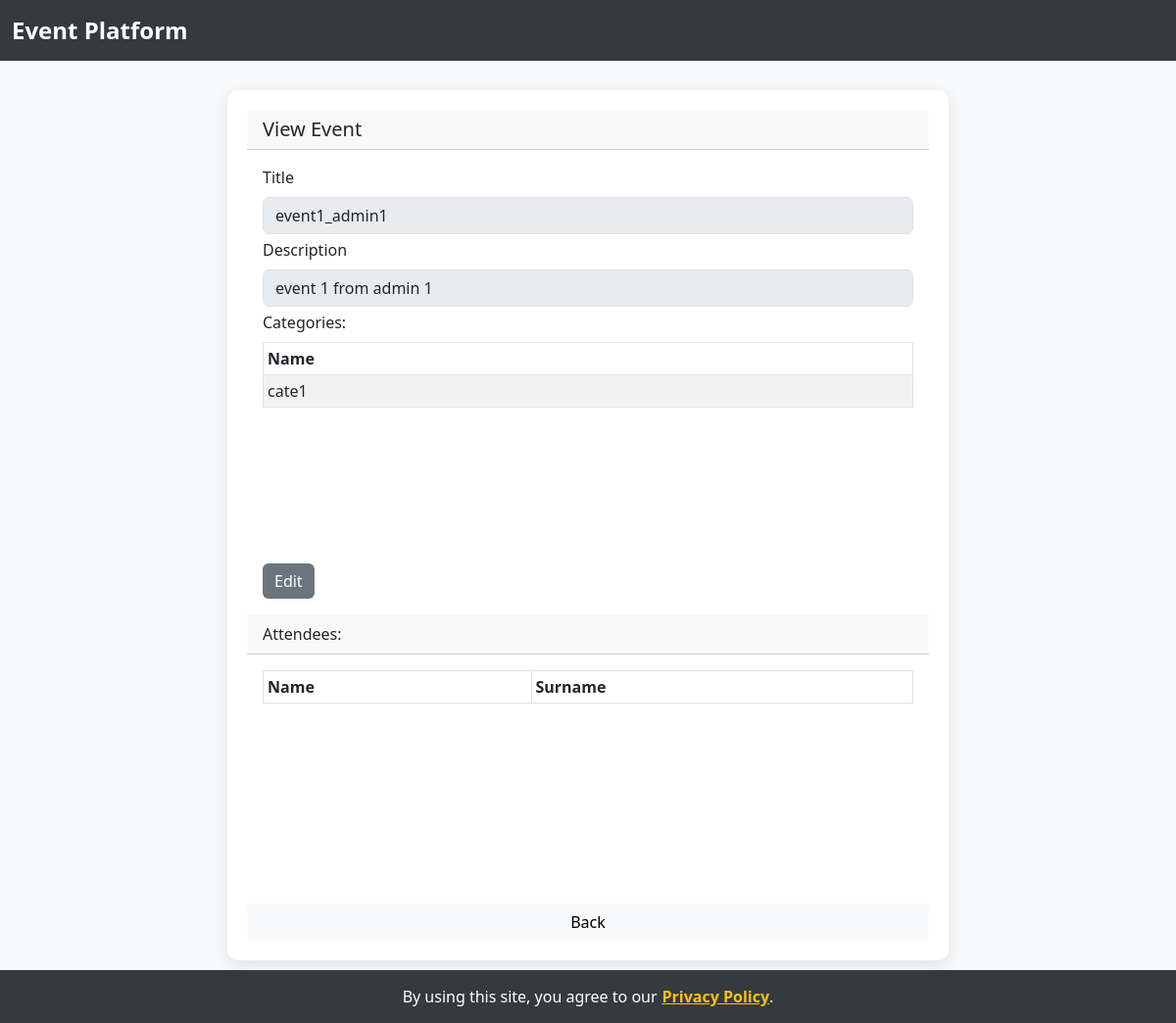
The app's page /view_event/1 with its own data.
### model.py (models this page shows, shortened)
class Event(db.Model):
    id = db.Column(db.Integer, primary_key=True)
    title = db.Column(db.String(500))
    description = db.Column(db.String(2000))
    person_id = db.Column(db.Integer, db.ForeignKey('person.id'))

class Category(db.Model):
    id = db.Column(db.Integer, primary_key=True)
    name = db.Column(db.String(100))
    subscribers = db.relationship('Person', secondary=subs, lazy='subquery',
                                  backref=db.backref('subscriptions', lazy=True))
    moderators = db.relationship('Person', secondary=mods, lazy='subquery',
                                 backref=db.backref('moderates', lazy=True))
    events = db.relationship('Event', secondary=evts, lazy='subquery',
                             backref=db.backref('categories', lazy=True))

### app.py (the view)
    def wrapper(*args, **kwargs):
        try:
            return func(*args, **kwargs)
        except SecurityException as se:
            db.session.rollback()
            return render_template(se.page, security_violation = True, se_msg = se.msg, **se.params)
        except PrivacyException as pe:
            db.session.rollback()
            return render_template(pe.page, privacy_violation = True, priv_msg = pe.msg, **pe.params)

### app.py (called while the page is built)
def secure(func):
    def wrapper(*args, **kwargs):
        try:
            return func(*args, **kwargs)
        except SecurityException as se:
            db.session.rollback()
            return render_template(se.page, security_violation = True, se_msg = se.msg, **se.params)
        except PrivacyException as pe:
            db.session.rollback()
            return render_template(pe.page, privacy_violation = True, priv_msg = pe.msg, **pe.params)
    wrapper.__name__ = func.__name__
    return wrapper

@app.route('/view_event/<int:id>')
@secure
def view_event(id):
    from project import view_event
    result=view_event(id)
    if type(result) == Response:
        return result
    else:
        return render_template('view_event.html', **result)

### dto.py (called while the page is built, shortened)
def _clear_cache():
    PersonDTO._cache = {}
    RoleDTO._cache = {}
    EventDTO._cache = {}
    CategoryDTO._cache = {}
    AdDTO._cache = {}

    def _clone(clone):
        if not clone.id in PersonDTO._cache:
            PersonDTO._cache[clone.id] = PersonDTO(clone.id,
                                                name=clone.name,
                                                surname=clone.surname,
                                                username=clone.username,
                                                password=clone.password,
                                                email=clone.email,
                                                gender=clone.gender)
        return PersonDTO._cache[clone.id]

    def _clones(clones):
        return list(map(lambda o: PersonDTO._clone(o),clones))

    def copy(copy, bulk=False):
        if isinstance(copy,AnonymousUserMixin):
            return copy

    def _clone(clone):
        if not clone.id in EventDTO._cache:
            EventDTO._cache[clone.id] = EventDTO(clone.id,
                                                title=clone.title,
                                                description=clone.description)
        return EventDTO._cache[clone.id]

    def _clones(clones):
        return list(map(lambda o: EventDTO._clone(o),clones))

    def _clone(clone):
        if not clone.id in CategoryDTO._cache:
            CategoryDTO._cache[clone.id] = CategoryDTO(clone.id,
                                                name=clone.name)
        return CategoryDTO._cache[clone.id]

    def _clones(clones):
        return list(map(lambda o: CategoryDTO._clone(o),clones))

### templates/view_event.html (shortened to what this page needs)
{% extends 'backable.html' %}
{% block content %}
<h5 class="card-header">View Event</h5>
<div class="card-body">
  <div class="card-text">
       <div class="form-group mb-1">
        <label for="title" class="form-label">Title</label>
        <input type="text" name="title" id="title" value="{{ event.title }}" class="form-control" disabled>
      </div>
      <div class="form-group mb-1">
        <label for="description" class="form-label">Description</label>
        <input type="text" name="description" id="description" value="{{ event.description }}"
        class="form-control" disabled>
      </div>
      <div class="form-group mb-1">
        <label for="eventsCategoriesTbl" class="form-label">Categories:</label>
        <div style="overflow: scroll; height: 222px;">
          <table id="eventsCategoriesTbl" class="table table-striped table-bordered table-hover table-sm table-responsive" cellspacing="0" width="100%">
            <thead>
              <tr>
                <th>Name</th>
              </tr>
            </thead>
            <tbody>
              {% for c in event.categories %}
              <tr>
                <td>{{ c.name }}</td>
              </tr>
              {% endfor %}
            </tbody>
          </table>
        </div>
      </div>
  </div>
  <a href="{{ url_for('edit_event', id=event.id) }}">
    <input type="submit" value="Edit" class="btn btn-secondary">
  </a>
</div>
<div class="card-header">Attendees:</div>
<div class="card-body">
  <div style="overflow: scroll; height: 222px;">
    <table id="attendeesTbl" class="table table-striped table-bordered table-hover table-sm table-responsive" cellspacing="0" width="100%">
      <thead>
        <tr>
          <th>Name</th>
          <th>Surname</th>
        </tr>
      </thead>
    </table>
  </div>
</div>
{% endblock %}

### templates/template.html (style rules this page uses)
body { background-color: #f8f9fa; }
.btn-secondary { background-color: #6c757d; border: none; }

### records on screen
Event: title "event1_admin1", description "event 1 from admin 1"
Category: name "cate1"
